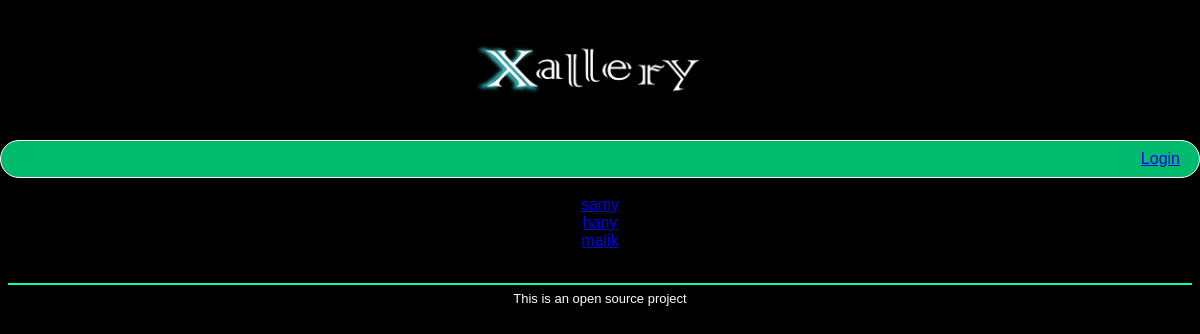
The page / on the database its author committed.
### tables this page shows
CREATE TABLE user (

    id INTEGER  PRIMARY KEY AUTOINCREMENT,
    username TEXT UNIQUE NOT NULL,
    password TEXT NOT NULL,
    profile_picture TEXT DEFAULT "0.png"

);

### Xallery/gallery.py (the view)
@bp.route("/")
def index():
    designers = get_designer()
    return render_template("gallery/index.html", designers=designers)

### Xallery/auth.py (called while the page is built)
@bp.before_app_request
def load_logged_in_user():
    user_id = session.get("user_id")
    if user_id is None:
        g.user = None
    else:
        g.user = (
            get_db().execute("SELECT * FROM user WHERE id = ?", (user_id,)).fetchone()
        )

### Xallery/db.py (called while the page is built)
def get_db():
    if "db" not in g:
        g.db = sqlite3.connect(
            current_app.config["DATABASE"],
            detect_types=sqlite3.PARSE_DECLTYPES,
        )
        g.db.row_factory = sqlite3.Row
    return g.db

### Xallery/gallery.py (called while the page is built)
@bp.before_app_request
def load_logged_in_user():
    user_id = session.get("user_id")
    if user_id is None:
        g.user = None
    else:
        g.user = (
            get_db().execute("SELECT * FROM user WHERE id = ?", (user_id,)).fetchone()
        )

### Xallery/module.py (called while the page is built)
def get_designer(id=None):
    db = get_db()
    if id is not None:
        designer = db.execute("SELECT * FROM user WHERE id = ?", (id,)).fetchone()
        if designer is None:
            abort(404)
    else:
        designer = db.execute("SELECT * FROM user").fetchall()
    return designer

### Xallery/templates/gallery/index.html (shortened to what this page needs)
 {% extends 'layout.html' %}
  {% block header%}
      <a href="{{ url_for('gallery.index')}}" ><img src={{ url_for('static', filename='static/logo.png')}} alt="Xallery"></a>
  {% endblock %}
  {% block nav %}
  <nav>
	  <ul>
		  {% if g.user %}
		  <li><a href="{{ url_for('gallery.profile', id=g.user['id'])}}"><img class="nav-profile-img" src="{{ url_for('static', filename=g.user['profile_picture'])}}"></a></li>
		  {% else %}
			  <li><a href="{{ url_for('auth.login') }}">Login</a></li>
		  {% endif %}
	  </ul>
  </nav>
  {% endblock %}
  {% block content %}
        {% for designer in designers %}
          <div>
            <a href="{{ url_for('gallery.profile', id=designer['id']) }}">{{ designer['username']}} </a>
          </div>
         {% endfor %}
  {% endblock %}

### Xallery/static/static/style.css (style rules this page uses)
body { padding: 0; margin: 0; font-family: Arial, Helvetica, sans-serif; background-color:rgb(0, 0, 0); color: white; }
header img { width: 300px; height: 100px; }
ul { list-style-type: none; margin: 0; padding: 0; overflow: hidden; }
ul li { display: inline; float: right; }
ul li a { margin-right: 10px; }
nav { padding: 9px; background-color: rgb(0, 187, 109); border: 1px solid rgb(255, 255, 255); border-radius: 30px; height: fit-content; }

### rows shown on the page
user: username "samy"
user: username "hany"
user: username "malik"
